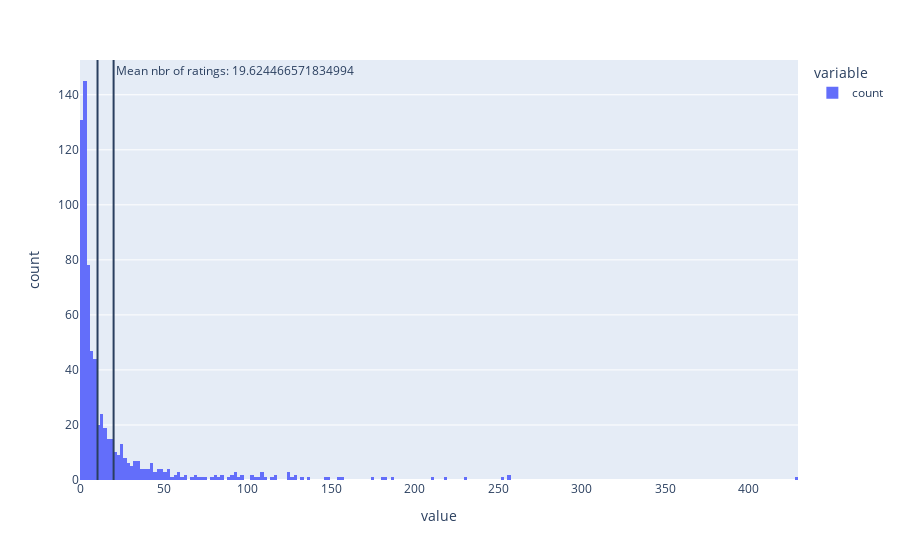

The notebook cell this image was saved under:
### Markdown cell above
Many airports have very few ratings. what's the distribution?

### Code cell
fig = px.histogram(airport_avg_ranking['count'].reset_index()['count'], nbins=250)
fig.add_vline(x=10)
mean_nbr_of_ratings = airport_avg_ranking['count'].reset_index()['count'].mean()
fig.add_vline(x=mean_nbr_of_ratings, annotation_text="Mean nbr of ratings: "+str(mean_nbr_of_ratings))

### Figure 1 — Plotly figure (JSON) as saved in the notebook; plotly's stock layout.template omitted (floating-point values rounded to 4 significant figures; data arrays with more than 128 entries replaced by an {"elided": "..."} marker saying what was removed)
{"data": [{"alignmentgroup": "True", "bingroup": "x", "hovertemplate": "variable=count<br>value=%{x}<br>count=%{y}<extra></extra>", "legendgroup": "count", "marker": {"color": "#636efa", "pattern": {"shape": ""}}, "name": "count", "nbinsx": 250, "offsetgroup": "count", "orientation": "v", "showlegend": true, "type": "histogram", "x": {"elided": "703 int values"}, "xaxis": "x", "yaxis": "y"}], "layout": {"annotations": [{"showarrow": false, "text": "Mean nbr of ratings: 19.624466571834994", "x": 19.62, "xanchor": "left", "xref": "x", "y": 1, "yanchor": "top", "yref": "y domain"}], "autosize": true, "barmode": "relative", "legend": {"title": {"text": "variable"}, "tracegroupgap": 0}, "margin": {"t": 60}, "shapes": [{"type": "line", "x0": 10, "x1": 10, "xref": "x", "y0": 0, "y1": 1, "yref": "y domain"}, {"type": "line", "x0": 19.62, "x1": 19.62, "xref": "x", "y0": 0, "y1": 1, "yref": "y domain"}], "xaxis": {"anchor": "y", "autorange": true, "domain": [0, 1], "range": [-0.5, 429.5], "title": {"text": "value"}, "type": "linear"}, "yaxis": {"anchor": "x", "autorange": true, "domain": [0, 1], "range": [0, 152.6], "title": {"text": "count"}}}}
